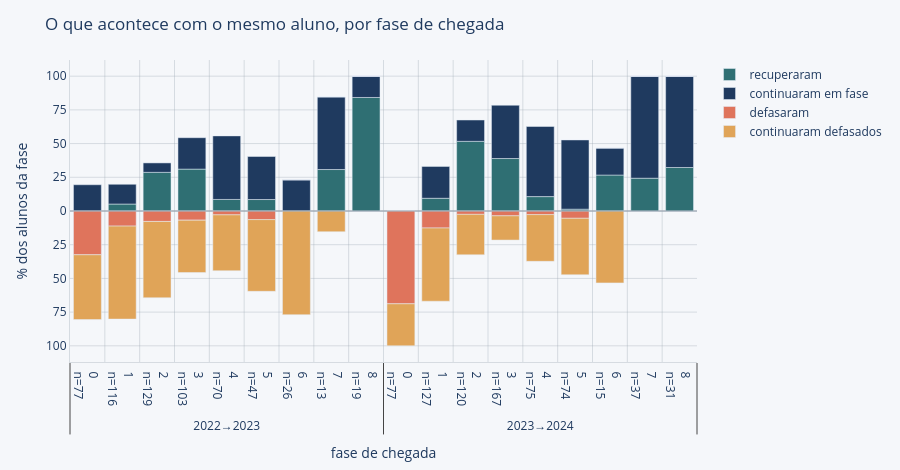

The notebook cell this image was saved under:
### Markdown cell above
#### Defasagem por Fase

### Code cell
# Utilizei [transição, fase] como níveis do eixo x para facilitar a comparação geral entre anos: observando o
# gráfico, podemos perceber um perfil geral de melhoria em 2023->2024 em comparação com 2022->2023.
pf = p1.dropna(subset=['fase_t1'])
barras_destino(contar_destinos(pf, ['transicao', 'fase_t1']),
               'O que acontece com o mesmo aluno, por fase de chegada', 'fase de chegada',
               '% dos alunos da fase').show()

### Figure 1 — Plotly figure (JSON) as saved in the notebook; plotly's stock layout.template omitted (floating-point values rounded to 4 significant figures)
{"data": [{"customdata": [[0.0, 0.0, 77.0], [5.172, 6.0, 116.0], [28.68, 37.0, 129.0], [31.07, 32.0, 103.0], [8.571, 6.0, 70.0], [8.511, 4.0, 47.0], [0.0, 0.0, 26.0], [30.77, 4.0, 13.0], [84.21, 16.0, 19.0], [0.0, 0.0, 77.0], [9.449, 12.0, 127.0], [51.67, 62.0, 120.0], [38.92, 65.0, 167.0], [10.67, 8.0, 75.0], [1.351, 1.0, 74.0], [26.67, 4.0, 15.0], [24.32, 9.0, 37.0], [32.26, 10.0, 31.0]], "hovertemplate": "%{customdata[0]:.1f}%  (%{customdata[1]:.0f} de %{customdata[2]:.0f})<extra></extra>", "marker": {"color": "#2F6F73"}, "name": "recuperaram", "type": "bar", "x": [["2022→2023", "2022→2023", "2022→2023", "2022→2023", "2022→2023", "2022→2023", "2022→2023", "2022→2023", "2022→2023", "2023→2024", "2023→2024", "2023→2024", "2023→2024", "2023→2024", "2023→2024", "2023→2024", "2023→2024", "2023→2024"], ["0<br>n=77", "1<br>n=116", "2<br>n=129", "3<br>n=103", "4<br>n=70", "5<br>n=47", "6<br>n=26", "7<br>n=13", "8<br>n=19", "0<br>n=77", "1<br>n=127", "2<br>n=120", "3<br>n=167", "4<br>n=75", "5<br>n=74", "6<br>n=15", "7<br>n=37", "8<br>n=31"]], "y": [0.0, 5.172, 28.68, 31.07, 8.571, 8.511, 0.0, 30.77, 84.21, 0.0, 9.449, 51.67, 38.92, 10.67, 1.351, 26.67, 24.32, 32.26]}, {"customdata": [[19.48, 15.0, 77.0], [14.66, 17.0, 116.0], [6.977, 9.0, 129.0], [23.3, 24.0, 103.0], [47.14, 33.0, 70.0], [31.91, 15.0, 47.0], [23.08, 6.0, 26.0], [53.85, 7.0, 13.0], [15.79, 3.0, 19.0], [0.0, 0.0, 77.0], [23.62, 30.0, 127.0], [15.83, 19.0, 120.0], [39.52, 66.0, 167.0], [52.0, 39.0, 75.0], [51.35, 38.0, 74.0], [20.0, 3.0, 15.0], [75.68, 28.0, 37.0], [67.74, 21.0, 31.0]], "hovertemplate": "%{customdata[0]:.1f}%  (%{customdata[1]:.0f} de %{customdata[2]:.0f})<extra></extra>", "marker": {"color": "#1F3A5F"}, "name": "continuaram em fase", "type": "bar", "x": [["2022→2023", "2022→2023", "2022→2023", "2022→2023", "2022→2023", "2022→2023", "2022→2023", "2022→2023", "2022→2023", "2023→2024", "2023→2024", "2023→2024", "2023→2024", "2023→2024", "2023→2024", "2023→2024", "2023→2024", "2023→2024"], ["0<br>n=77", "1<br>n=116", "2<br>n=129", "3<br>n=103", "4<br>n=70", "5<br>n=47", "6<br>n=26", "7<br>n=13", "8<br>n=19", "0<br>n=77", "1<br>n=127", "2<br>n=120", "3<br>n=167", "4<br>n=75", "5<br>n=74", "6<br>n=15", "7<br>n=37", "8<br>n=31"]], "y": [19.48, 14.66, 6.977, 23.3, 47.14, 31.91, 23.08, 53.85, 15.79, 0.0, 23.62, 15.83, 39.52, 52.0, 51.35, 20.0, 75.68, 67.74]}, {"customdata": [[32.47, 25.0, 77.0], [11.21, 13.0, 116.0], [7.752, 10.0, 129.0], [6.796, 7.0, 103.0], [2.857, 2.0, 70.0], [6.383, 3.0, 47.0], [0.0, 0.0, 26.0], [0.0, 0.0, 13.0], [0.0, 0.0, 19.0], [68.83, 53.0, 77.0], [12.6, 16.0, 127.0], [2.5, 3.0, 120.0], [3.593, 6.0, 167.0], [2.667, 2.0, 75.0], [5.405, 4.0, 74.0], [0.0, 0.0, 15.0], [0.0, 0.0, 37.0], [0.0, 0.0, 31.0]], "hovertemplate": "%{customdata[0]:.1f}%  (%{customdata[1]:.0f} de %{customdata[2]:.0f})<extra></extra>", "marker": {"color": "#DF745C"}, "name": "defasaram", "type": "bar", "x": [["2022→2023", "2022→2023", "2022→2023", "2022→2023", "2022→2023", "2022→2023", "2022→2023", "2022→2023", "2022→2023", "2023→2024", "2023→2024", "2023→2024", "2023→2024", "2023→2024", "2023→2024", "2023→2024", "2023→2024", "2023→2024"], ["0<br>n=77", "1<br>n=116", "2<br>n=129", "3<br>n=103", "4<br>n=70", "5<br>n=47", "6<br>n=26", "7<br>n=13", "8<br>n=19", "0<br>n=77", "1<br>n=127", "2<br>n=120", "3<br>n=167", "4<br>n=75", "5<br>n=74", "6<br>n=15", "7<br>n=37", "8<br>n=31"]], "y": [-32.47, -11.21, -7.752, -6.796, -2.857, -6.383, -0.0, -0.0, -0.0, -68.83, -12.6, -2.5, -3.593, -2.667, -5.405, -0.0, -0.0, -0.0]}, {"customdata": [[48.05, 37.0, 77.0], [68.97, 80.0, 116.0], [56.59, 73.0, 129.0], [38.83, 40.0, 103.0], [41.43, 29.0, 70.0], [53.19, 25.0, 47.0], [76.92, 20.0, 26.0], [15.38, 2.0, 13.0], [0.0, 0.0, 19.0], [31.17, 24.0, 77.0], [54.33, 69.0, 127.0], [30.0, 36.0, 120.0], [17.96, 30.0, 167.0], [34.67, 26.0, 75.0], [41.89, 31.0, 74.0], [53.33, 8.0, 15.0], [0.0, 0.0, 37.0], [0.0, 0.0, 31.0]], "hovertemplate": "%{customdata[0]:.1f}%  (%{customdata[1]:.0f} de %{customdata[2]:.0f})<extra></extra>", "marker": {"color": "#E0A458"}, "name": "continuaram defasados", "type": "bar", "x": [["2022→2023", "2022→2023", "2022→2023", "2022→2023", "2022→2023", "2022→2023", "2022→2023", "2022→2023", "2022→2023", "2023→2024", "2023→2024", "2023→2024", "2023→2024", "2023→2024", "2023→2024", "2023→2024", "2023→2024", "2023→2024"], ["0<br>n=77", "1<br>n=116", "2<br>n=129", "3<br>n=103", "4<br>n=70", "5<br>n=47", "6<br>n=26", "7<br>n=13", "8<br>n=19", "0<br>n=77", "1<br>n=127", "2<br>n=120", "3<br>n=167", "4<br>n=75", "5<br>n=74", "6<br>n=15", "7<br>n=37", "8<br>n=31"]], "y": [-48.05, -68.97, -56.59, -38.83, -41.43, -53.19, -76.92, -15.38, -0.0, -31.17, -54.33, -30.0, -17.96, -34.67, -41.89, -53.33, -0.0, -0.0]}], "layout": {"barmode": "relative", "font": {"color": "#1F3A5F"}, "height": 470, "hovermode": "x unified", "legend": {"title": {"font": {"color": "#1F3A5F"}, "text": ""}}, "margin": {"b": 95, "l": 70, "r": 30, "t": 60}, "paper_bgcolor": "#F5F7FA", "plot_bgcolor": "#F5F7FA", "shapes": [{"line": {"color": "#9AA5B1", "width": 1}, "type": "line", "x0": 0, "x1": 1, "xref": "x domain", "y0": 0, "y1": 0, "yref": "y"}], "title": {"font": {"color": "#1F3A5F"}, "text": "O que acontece com o mesmo aluno, por fase de chegada"}, "xaxis": {"gridcolor": "rgba(154, 165, 177, 0.35)", "linecolor": "rgba(154, 165, 177, 0.35)", "title": {"text": "fase de chegada"}, "zerolinecolor": "rgba(154, 165, 177, 0.35)"}, "yaxis": {"gridcolor": "rgba(154, 165, 177, 0.35)", "linecolor": "rgba(154, 165, 177, 0.35)", "range": [-112.0, 112.0], "tickmode": "array", "ticktext": ["100", "75", "50", "25", "0", "25", "50", "75", "100"], "tickvals": [-100.0, -75.0, -50.0, -25.0, 0.0, 25.0, 50.0, 75.0, 100.0], "title": {"text": "% dos alunos da fase"}, "zerolinecolor": "rgba(154, 165, 177, 0.35)"}}}
